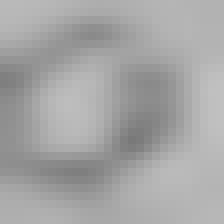
#> input picture ocr_4_forest_service/images/0.jpeg, 28 x 28 px, given in place of h.png, which was not available (shown 8 times larger)
$ jupyter execute --allow-errors more-preprocessing.ipynb
#> lines starting #> are read from the running program, lines starting #| are printed output that depends on the picture; after the words box and inside, x2 and y2 are one past the last pixel; in counts of white or black regions, pixels touching at a corner belong together; pictures that were not available may be replaced by others from this repository, and a replacement may not be noted
[cell 1]
import cv2 as cv
from matplotlib import pyplot as plt
import csv
import PIL
from PIL import Image
import requests
from io import BytesIO
from PIL import ImageFilter
from PIL import ImageEnhance
from IPython.display import display
import os.path
from os import path

[cell 2]
# image names
image_name = [('h.png', 'h'), ('D.png', 'D'), ('C.png', 'C'), ('1.png', '1'), ('7.png', '7'), ('d_l.png', 'd'), ('3.png', '3'), ('capitalR.png', 'R'), ('capitalB.png', 'B'), ('c_l.png', 'C'),]
# create a dictionary to map each letter/digit to a number

digits = ['0', '1','2','3','4','5','6','7','8','9', 'A','B','C','D','E',
            'F','G','H','I','J','K','L','M','N','O', 'P','Q','R','S','T',
            'U','V','W','X','Y', 'Z', 'a','b','d','e','f','g','h','n','q','r','t']

[cell 3]
label_dict = {}
counter = 0

for dig in digits:
    label_dict[dig]=counter
    counter = counter + 1
#> further down, original is the input picture: shape (28, 28, 3); min 121, max 192, mean 165.4
#> `ret, binaryThresh = cv.threshold(original,127,255,cv.THRESH_BINARY_INV)`:
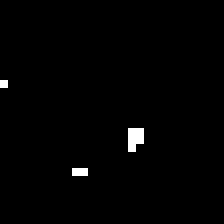
#> binaryThresh: shape (28, 28, 3) (shown 8 times larger); 1% white in thin lines or dots, all inside (x1, y1, x2, y2) = (0, 10, 18, 22)
#> `blurred = cv.GaussianBlur( binaryThresh, (5, 5), 0)`:
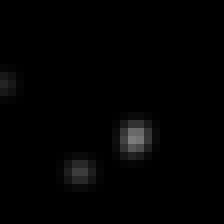
#> blurred: shape (28, 28, 3) (shown 8 times larger); min 0, max 124, mean 2.5
#> `edged = cv.Canny(blurred, 30, 150)`:
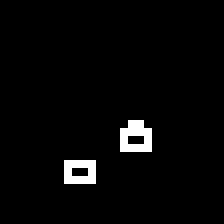
#> edged: shape (28, 28) (shown 8 times larger); 2.8% white in thin lines or dots, all inside (x1, y1, x2, y2) = (8, 15, 19, 23)
#> `cnts = cv.findContours(edged.copy(), cv.RETR_EXTERNAL,cv.CHAIN_APPROX_..`: cnts = 2 contours, all with area under 20

names = [name[0] for name in image_name]
labels = [label[1] for label in image_name]
names, labels

#> (a cell that did not finish here is left out)

[cell 5]
import numpy as np
from matplotlib import pyplot as plt
import imutils
from imutils.contours import sort_contours
location = 0
#> (the rest of this cell did not finish here and is left out)
